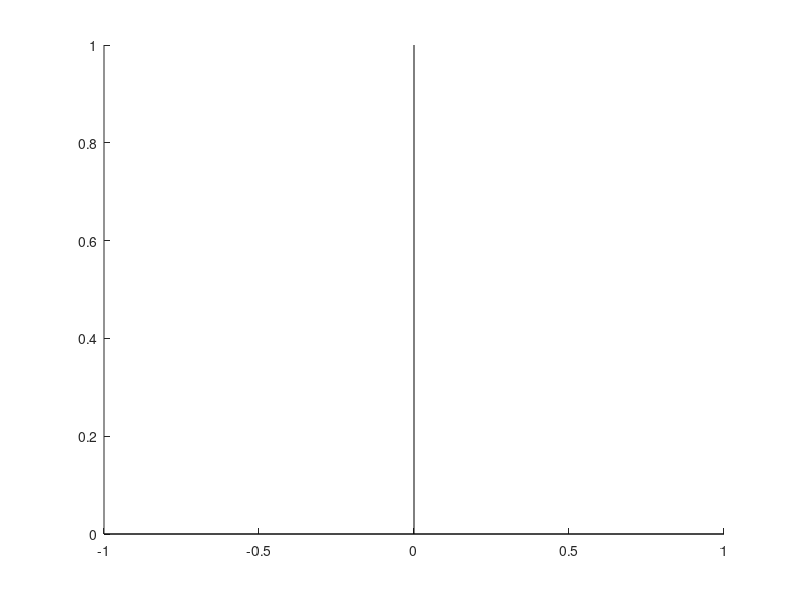

MATLAB code to generate this figure:
function draw_axes()
% -- draw_axes()
%
%     Draws vertical and horizontal axes passing through the origin. You can
%     pass arguments to `line()` through `varargin`.

  xline = @(xval, varargin) line([xval xval], ylim, varargin{:});
  yline = @(yval, varargin) line(xlim, [yval yval], varargin{:});

  xline(0, 'color', 'black');
  yline(0, 'color', 'black');
end
